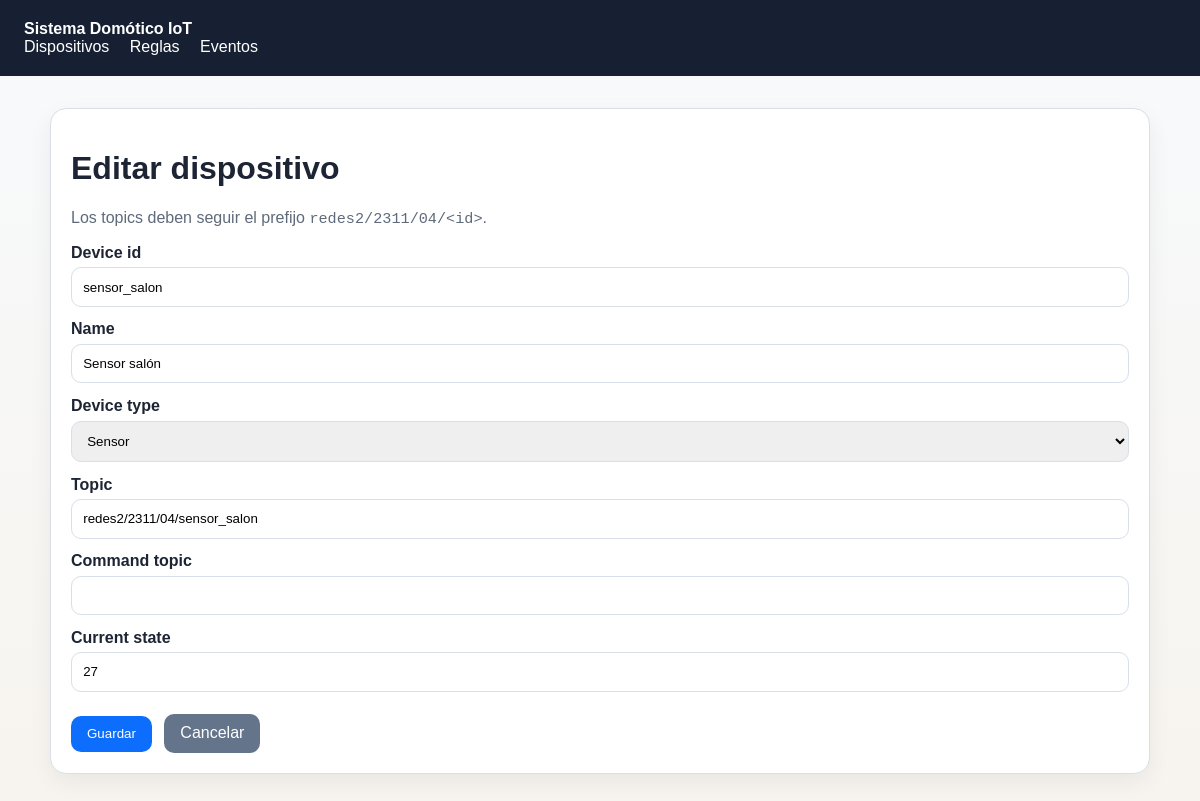
Screenshot of /devices/2/edit/ with the database file from the repository.
### devices/models.py (models this page shows, shortened)
class Device(models.Model):
    class DeviceType(models.TextChoices):
        SWITCH = "switch", "Interruptor"
        SENSOR = "sensor", "Sensor"
        CLOCK = "clock", "Reloj"
    device_id = models.CharField(max_length=64, unique=True)
    name = models.CharField(max_length=120)
    device_type = models.CharField(max_length=16, choices=DeviceType.choices)
    topic = models.CharField(max_length=255)
    command_topic = models.CharField(max_length=255, blank=True)
    current_state = models.CharField(max_length=64, blank=True)
    class Meta:
        ordering = ["device_id"]

### devices/views.py (the view, shortened to what this page needs)
# urls.py: path("<int:pk>/edit/", DeviceUpdateView.as_view(), name="edit"),
class DeviceUpdateView(UpdateView):
    model = Device
    form_class = DeviceForm
    template_name = "devices/device_form.html"

### devices/forms.py (shortened to what this page needs)
class DeviceForm(forms.ModelForm):
    class Meta:
        model = Device
        fields = ["device_id", "name", "device_type", "topic", "command_topic", "current_state"]

### templates/devices/device_form.html (shortened to what this page needs)
{% extends 'base.html' %}
{% block content %}
<div class="panel">
  <h1>{% if object %}Editar{% else %}Crear{% endif %} dispositivo</h1>
  <p class="hint">Los topics deben seguir el prefijo <span class="mono">redes2/2311/04/&lt;id&gt;</span>.</p>
  <form method="post">
    {% for field in form %}
      <label for="{{ field.id_for_label }}">{{ field.label }}</label>
      {{ field }}
    {% endfor %}
    <div class="actions" style="margin-top:1rem;">
      <button class="button" type="submit">Guardar</button>
      <a class="button secondary" href="{% url 'devices:list' %}">Cancelar</a>
    </div>
  </form>
</div>
{% endblock %}

### templates/base.html (style rules this page uses)
:root { color-scheme: light; --bg: #f7f4ef; --panel: #ffffff; --text: #1d2433; --muted: #5f6a7a; --accent: #0d6efd; --border: #d9dee8; }
body { margin: 0; font-family: Arial, sans-serif; background: linear-gradient(180deg, #f8fafc, var(--bg)); color: var(--text); }
.panel { background: var(--panel); border: 1px solid var(--border); border-radius: 16px; padding: 1.25rem; box-shadow: 0 8px 24px rgba(16, 24, 40, 0.06); }
.actions a, .actions button { display: inline-block; margin-right: 0.5rem; margin-top: 0.4rem; }
.button { background: var(--accent); color: white; padding: 0.65rem 1rem; border-radius: 10px; text-decoration: none; border: 0; cursor: pointer; }
.button.secondary { background: #64748b; }
label { display: block; margin-top: 0.85rem; font-weight: 700; }
input, select, textarea { width: 100%; padding: 0.7rem; margin-top: 0.35rem; box-sizing: border-box; border: 1px solid var(--border); border-radius: 10px; }
.hint { color: var(--muted); }
.mono { font-family: Consolas, "Courier New", monospace; font-size: 0.95rem; }

### rows the page displays
Device: form "sensor_salon" "Sensor salón" "Sensor" "redes2/2311/04/sensor_salon" "27"

### other values shown
{{ field.label }} "Device id" "Name" "Device type" "Topic" "Command topic" "Current state"
